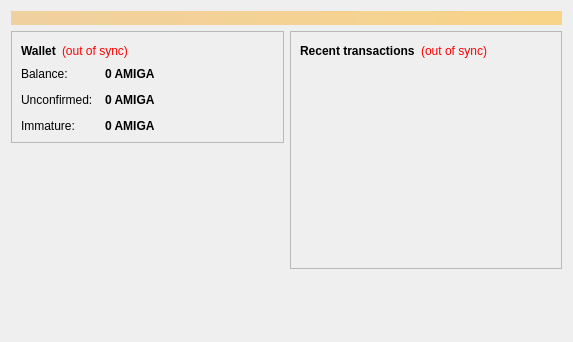
<?xml version="1.0" encoding="UTF-8"?>
<ui version="4.0">
 <class>OverviewPage</class>
 <widget class="QWidget" name="OverviewPage">
  <property name="geometry">
   <rect>
    <x>0</x>
    <y>0</y>
    <width>573</width>
    <height>342</height>
   </rect>
  </property>
  <property name="windowTitle">
   <string>Form</string>
  </property>
  <layout class="QVBoxLayout" name="topLayout">
   <item>
    <widget class="QLabel" name="labelAlerts">
     <property name="visible">
      <bool>false</bool>
     </property>
     <property name="styleSheet">
      <string notr="true">background-color: qlineargradient(x1: 0, y1: 0, x2: 1, y2: 0, stop:0 #F0D0A0, stop:1 #F8D488); color:#000000;</string>
     </property>
     <property name="wordWrap">
      <bool>true</bool>
     </property>
     <property name="margin">
      <number>3</number>
     </property>
    </widget>
   </item>
   <item>
    <layout class="QHBoxLayout" name="horizontalLayout" stretch="1,1">
     <item>
      <layout class="QVBoxLayout" name="verticalLayout_2">
       <item>
        <widget class="QFrame" name="frame">
         <property name="frameShape">
          <enum>QFrame::StyledPanel</enum>
         </property>
         <property name="frameShadow">
          <enum>QFrame::Raised</enum>
         </property>
         <layout class="QVBoxLayout" name="verticalLayout_4">
          <item>
           <layout class="QHBoxLayout" name="horizontalLayout_4">
            <item>
             <widget class="QLabel" name="label_5">
              <property name="font">
               <font>
                <weight>75</weight>
                <bold>true</bold>
               </font>
              </property>
              <property name="text">
               <string>Wallet</string>
              </property>
             </widget>
            </item>
            <item>
             <widget class="QLabel" name="labelWalletStatus">
              <property name="toolTip">
               <string>The displayed information may be out of date. Your wallet automatically synchronizes with the Amiga network after a connection is established, but this process has not completed yet.</string>
              </property>
              <property name="styleSheet">
               <string notr="true">QLabel { color: red; }</string>
              </property>
              <property name="text">
               <string notr="true">(out of sync)</string>
              </property>
              <property name="alignment">
               <set>Qt::AlignLeading|Qt::AlignLeft|Qt::AlignVCenter</set>
              </property>
             </widget>
            </item>
            <item>
             <spacer name="horizontalSpacer_2">
              <property name="orientation">
               <enum>Qt::Horizontal</enum>
              </property>
              <property name="sizeHint" stdset="0">
               <size>
                <width>40</width>
                <height>20</height>
               </size>
              </property>
             </spacer>
            </item>
           </layout>
          </item>
          <item>
           <layout class="QFormLayout" name="formLayout_2">
            <property name="fieldGrowthPolicy">
             <enum>QFormLayout::AllNonFixedFieldsGrow</enum>
            </property>
            <property name="horizontalSpacing">
             <number>12</number>
            </property>
            <property name="verticalSpacing">
             <number>12</number>
            </property>
            <item row="0" column="0">
             <widget class="QLabel" name="label">
              <property name="text">
               <string>Balance:</string>
              </property>
             </widget>
            </item>
            <item row="0" column="1">
             <widget class="QLabel" name="labelBalance">
              <property name="font">
               <font>
                <weight>75</weight>
                <bold>true</bold>
               </font>
              </property>
              <property name="cursor">
               <cursorShape>IBeamCursor</cursorShape>
              </property>
              <property name="toolTip">
               <string>Your current balance</string>
              </property>
              <property name="text">
               <string notr="true">0 AMIGA</string>
              </property>
              <property name="textInteractionFlags">
               <set>Qt::LinksAccessibleByMouse|Qt::TextSelectableByKeyboard|Qt::TextSelectableByMouse</set>
              </property>
             </widget>
            </item>
            <item row="1" column="0">
             <widget class="QLabel" name="label_3">
              <property name="text">
               <string>Unconfirmed:</string>
              </property>
             </widget>
            </item>
            <item row="1" column="1">
             <widget class="QLabel" name="labelUnconfirmed">
              <property name="font">
               <font>
                <weight>75</weight>
                <bold>true</bold>
               </font>
              </property>
              <property name="cursor">
               <cursorShape>IBeamCursor</cursorShape>
              </property>
              <property name="toolTip">
               <string>Total of transactions that have yet to be confirmed, and do not yet count toward the current balance</string>
              </property>
              <property name="text">
               <string notr="true">0 AMIGA</string>
              </property>
              <property name="textInteractionFlags">
               <set>Qt::LinksAccessibleByMouse|Qt::TextSelectableByKeyboard|Qt::TextSelectableByMouse</set>
              </property>
             </widget>
            </item>
            <item row="2" column="0">
             <widget class="QLabel" name="labelImmatureText">
              <property name="text">
               <string>Immature:</string>
              </property>
             </widget>
            </item>
            <item row="2" column="1">
             <widget class="QLabel" name="labelImmature">
              <property name="font">
               <font>
                <weight>75</weight>
                <bold>true</bold>
               </font>
              </property>
              <property name="toolTip">
               <string>Mined balance that has not yet matured</string>
              </property>
              <property name="text">
               <string notr="true">0 AMIGA</string>
              </property>
              <property name="textInteractionFlags">
               <set>Qt::LinksAccessibleByMouse|Qt::TextSelectableByKeyboard|Qt::TextSelectableByMouse</set>
              </property>
             </widget>
            </item>
           </layout>
          </item>
         </layout>
        </widget>
       </item>
       <item>
        <spacer name="verticalSpacer">
         <property name="orientation">
          <enum>Qt::Vertical</enum>
         </property>
         <property name="sizeHint" stdset="0">
          <size>
           <width>20</width>
           <height>40</height>
          </size>
         </property>
        </spacer>
       </item>
      </layout>
     </item>
     <item>
      <layout class="QVBoxLayout" name="verticalLayout_3">
       <item>
        <widget class="QFrame" name="frame_2">
         <property name="frameShape">
          <enum>QFrame::StyledPanel</enum>
         </property>
         <property name="frameShadow">
          <enum>QFrame::Raised</enum>
         </property>
         <layout class="QVBoxLayout" name="verticalLayout">
          <item>
           <layout class="QHBoxLayout" name="horizontalLayout_2">
            <item>
             <widget class="QLabel" name="label_4">
              <property name="text">
               <string>&lt;b&gt;Recent transactions&lt;/b&gt;</string>
              </property>
             </widget>
            </item>
            <item>
             <widget class="QLabel" name="labelTransactionsStatus">
              <property name="toolTip">
               <string>The displayed information may be out of date. Your wallet automatically synchronizes with the Amiga network after a connection is established, but this process has not completed yet.</string>
              </property>
              <property name="styleSheet">
               <string notr="true">QLabel { color: red; }</string>
              </property>
              <property name="text">
               <string notr="true">(out of sync)</string>
              </property>
              <property name="alignment">
               <set>Qt::AlignRight|Qt::AlignTrailing|Qt::AlignVCenter</set>
              </property>
             </widget>
            </item>
            <item>
             <spacer name="horizontalSpacer">
              <property name="orientation">
               <enum>Qt::Horizontal</enum>
              </property>
              <property name="sizeHint" stdset="0">
               <size>
                <width>40</width>
                <height>20</height>
               </size>
              </property>
             </spacer>
            </item>
           </layout>
          </item>
          <item>
           <widget class="QListView" name="listTransactions">
            <property name="styleSheet">
             <string notr="true">QListView { background: transparent; }</string>
            </property>
            <property name="frameShape">
             <enum>QFrame::NoFrame</enum>
            </property>
            <property name="verticalScrollBarPolicy">
             <enum>Qt::ScrollBarAlwaysOff</enum>
            </property>
            <property name="horizontalScrollBarPolicy">
             <enum>Qt::ScrollBarAlwaysOff</enum>
            </property>
            <property name="selectionMode">
             <enum>QAbstractItemView::NoSelection</enum>
            </property>
           </widget>
          </item>
         </layout>
        </widget>
       </item>
       <item>
        <spacer name="verticalSpacer_2">
         <property name="orientation">
          <enum>Qt::Vertical</enum>
         </property>
         <property name="sizeHint" stdset="0">
          <size>
           <width>20</width>
           <height>40</height>
          </size>
         </property>
        </spacer>
       </item>
      </layout>
     </item>
    </layout>
   </item>
  </layout>
 </widget>
 <resources/>
 <connections/>
</ui>
